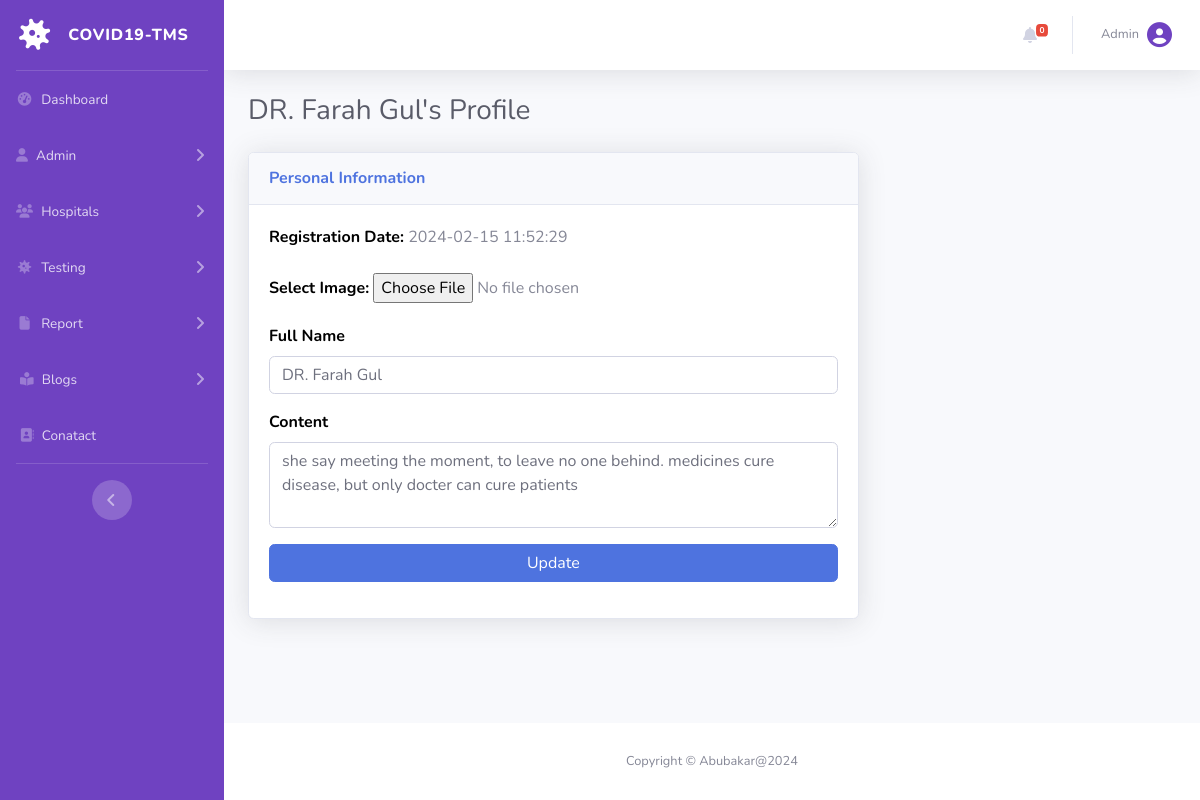
Screenshot of /covid-tms/edit-blog.php?id=4 (signed in) with the database file from the repository.
### tables this page shows
CREATE TABLE `blog` (
  `id` int(11) NOT NULL,
  `image` varchar(400) NOT NULL,
  `name` varchar(255) NOT NULL,
  `content` varchar(500) NOT NULL,
  `dt` varchar(255) NOT NULL DEFAULT current_timestamp()
);

### covid-tms/edit-blog.php (the view, shortened to what this page needs)
<?php
include_once('includes/config.php');
if (strlen($_SESSION['aid'] == 0)) {
    header('location:logout.php');
} else {
?>
    <!DOCTYPE html>
    <html lang="en">
    <head>
        <link href="vendor/fontawesome-free/css/all.min.css" rel="stylesheet" type="text/css">
        <link href="css/sb-admin-2.min.css" rel="stylesheet">
    </head>
    <body id="page-top">
        <div id="wrapper">
            <?php include_once('includes/sidebar.php'); ?>
            <div id="content-wrapper" class="d-flex flex-column">
                <div id="content">
                    <?php include_once('includes/topbar.php'); ?>
                    <div class="container-fluid">
                        <?php
                        $pid = intval($_GET['id']);
                        $query = mysqli_query($con, "select * from blog where id='$pid'");
                        while ($row = mysqli_fetch_array($query)) {
                        ?>
                            <h1 class="h3 mb-4 text-gray-800"><?php echo $row['name']; ?>'s Profile</h1>
                            <form name="editphlebotomist" method="post" enctype="multipart/form-data">
                                <div class="row">
                                    <div class="col-lg-8">
                                        <div class="card shadow mb-4">
                                            <div class="card-header py-3">
                                                <h6 class="m-0 font-weight-bold text-primary">Personal Information</h6>
                                            </div>
                                            <div class="card-body">
                                                <div class="form-group">
                                                    <label>Registration Date: </label>
                                                    <?php echo $row['dt']; ?>
                                                </div>
                                                <div class="form-group">
                                                    <label for="myfile">Select Image:</label>
                                                    <input type="file" class="image" id="image" name="image" class="form-control">
                                                </div>
                                                <div class="form-group">
                                                    <label>Full Name</label>
                                                    <input type="text" class="form-control" id="fullname" name="name" value="<?php echo $row['name']; ?>" placeholder="Enter your full name..." required="true">
                                                </div>
                                                <div class="mb-3">
                                                    <label for="exampleFormControlTextarea1" class="form-label">Content</label>
                                                    <textarea class="form-control" name="content" id="exampleFormControlTextarea1" rows="3"><?php echo htmlspecialchars($row['content']); ?></textarea>
                                                </div>
                                                <div class="form-group">
                                                    <input type="submit" class="btn btn-primary btn-user btn-block" name="update" id="update" value="Update">
                                                </div>
                                            </div>
                                        </div>
                                    </div>
                                </div>
                            </form>
                        <?php } ?>
                    </div>
                </div>
                <?php include_once('includes/footer.php'); ?>
            </div>
        </div>
    </body>
    </html>
<?php } ?>

### covid-tms/includes/topbar.php (shortened to what this page needs)
      <nav class="navbar navbar-expand navbar-light bg-white topbar mb-4 static-top shadow">
            <?php if($_SESSION['aid']):?>
                    <ul class="navbar-nav ml-auto">
<?php $query=mysqli_query($con,"select * from tbltestrecord where ReportStatus is null");
$count=mysqli_num_rows($query);
?>
                        <li class="nav-item dropdown no-arrow mx-1">
                            <a class="nav-link dropdown-toggle" href="#" id="alertsDropdown" role="button"
                                data-toggle="dropdown" aria-haspopup="true" aria-expanded="false">
                                <i class="fas fa-bell fa-fw"></i>
                                <span class="badge badge-danger badge-counter"><?php echo $count;?></span>
                            </a>
                        </li>
                        <li class="nav-item dropdown no-arrow">
                            <a class="nav-link dropdown-toggle" href="#" id="userDropdown" role="button"
                                data-toggle="dropdown" aria-haspopup="true" aria-expanded="false">
                <?php
$adid=$_SESSION['aid'];
$ret1=mysqli_query($con,"select AdminName from tbladmin where ID='$adid'");
while($row1=mysqli_fetch_array($ret1)){
?>
                                <span class="mr-2 d-none d-lg-inline text-gray-600 small"><?php  echo $row1['AdminName'];?></span>
                           <?php } ?>
                           <i class="fa-solid fa-circle-user" style="font-size:25px; color:#6f42c1;"></i>
                        </a>
                        </li>
                    </ul>
                <?php endif;?>
                </nav>

### covid-tms/edit-blog.php (style rules this page uses)
label { font-size: 16px; font-weight: bold; color: #000; }

### rows the page displays
blog: name "DR. Farah Gul", dt "2024-02-15 11:52:29", content "she say meeting the moment, to leave no one behind. medicines cure disease, but only docter can cure patients"

### other values shown
$count "0"
$row1['AdminName'] "Admin"
